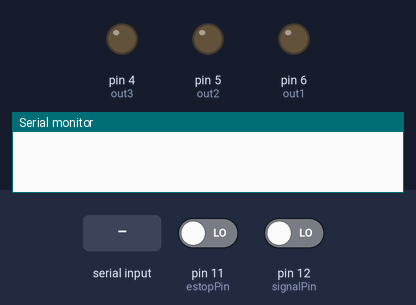
Bench run of a sketch on a simulated Arduino Uno, built with avr-gcc and run on an emulated ATmega328P. Parts: output pins drawn as LEDs (lit = HIGH), the last lines printed to the serial monitor. The inputs (shaded band) are chosen by the test bench; at power-on: pin 12 (signalPin) LOW, pin 11 (estopPin) LOW.

Above: at 1.2 s.
1.3 s: "90,45\n" received over Serial
2.8 s: pin 12 (signalPin) driven HIGH
At 3.2 s:
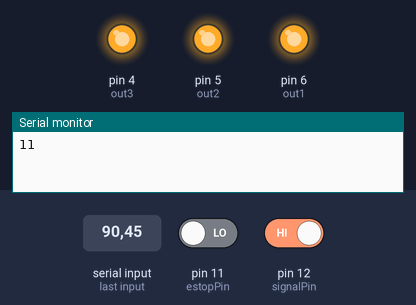
4.3 s: pin 12 (signalPin) driven LOW
At 5.6 s:
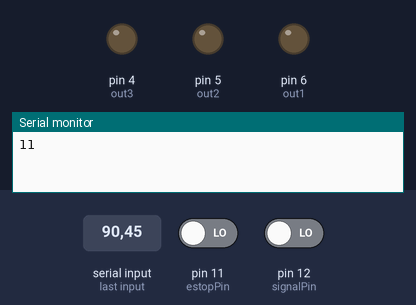
6.1 s: pin 11 (estopPin) driven HIGH and pin 12 (signalPin) driven HIGH
At 7.0 s:
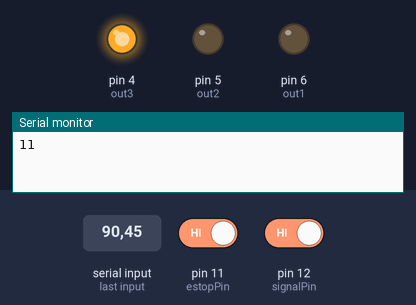
7.6 s: pin 11 (estopPin) driven LOW
At 8.0 s:
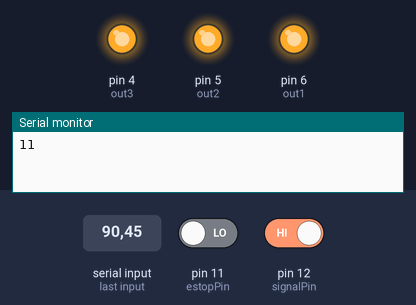
Timing chart, 0 to 10.1 s (numbered marks = the images above; inputs shaded):
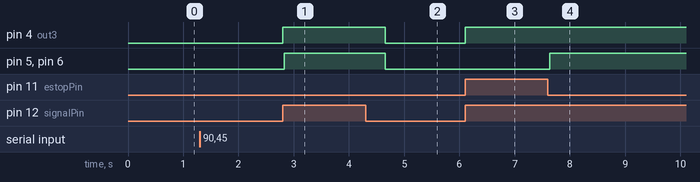

Measured:
- after the input at 2.8 s, pin 4 (out3), pin 5 (out2), pin 6 (out1): LOW → HIGH at once
- after the input at 4.3 s, pin 4 (out3), pin 5 (out2), pin 6 (out1): HIGH → LOW after 0.36 s
- after the input at 6.1 s, pin 4 (out3): LOW → HIGH at once
- after the input at 7.6 s, pin 5 (out2), pin 6 (out1): LOW → HIGH at once

The sketch:

Midbox_Code.ino
```cpp
// Initialise and declare variables
#define signalPin 12 // The toggle button is attached to this pin - PORTC
#define estopPin 11  // The emergency stop signal - PORTC
#define out1 6       //  - PORTD // TET
#define out2 5       // - PORTD // TET
#define out3 4       // - PORTD // CAM

int signalState = LOW; // Button state tracker, low if not pressed, high if pressed

// To be read from the userside arduino
unsigned long gate_time; // Length of gate trigger signal that you want (how long you want to acquire data for)

// Constant delays and buffers
int buffer_time = 500; // Length of add on to gate trigger to capture last frame --> add on 2 seconds
int cam_delay = 30.5; // experimentally determined delay

unsigned long time_now = 0; // Current time
int start_gate = -1; // Boolean to record whether this is the first start or not

unsigned long gate;

// Serial Check
char numarr[7]; // Stores the char version of the unsigned long gate_time

void setup() {

  // Set the pin modes
  pinMode(out1, OUTPUT); // Output to hardware (1,2 and 3)
  pinMode(out2, OUTPUT);
  pinMode(out3, OUTPUT);
  pinMode(signalPin, INPUT);  // Input from user side
  pinMode(estopPin, INPUT);  // Input from user side

  // All off
  PORTD = B00000000;

  // Serial start
  Serial.begin(9600);
}

void loop() {

  signalState = digitalRead(signalPin); // check button state

  if (signalState == HIGH) // if the signal is high
  {
    time_now = millis();
    while( millis() < (time_now + gate) )
    {
      PORTD = PORTD | B00010000;; // Start only output 3 (pin 4) --> where the camera is connected to

      if(millis()>(time_now + cam_delay))
      {
       PORTD = PORTD | B01110000; // Set all to outputs to on, using or logic to not affect the other outputs to produce a uniform square wave
      }

      if (digitalRead(estopPin) == 1)
       {
         break;
       }
    }

    signalState = digitalRead(signalPin); // check button state
    Serial.begin(9600);
  }

  if (signalState == LOW) // Keep the outputs off and listen for the Serial port
  {
       PORTD = B00000000; // All off
       while(Serial.available()) // While there is something being sent
       {
       int sigstate = digitalRead(signalPin); // check button state
       if(sigstate == HIGH)
       {
        Serial.end();
        break; // break the loop if the signal state is high
       }
       Serial.readBytes(numarr,6); // Read the serial data and store it
       Serial.write('1'); // Send this twice to terminate the other Arduino
       Serial.write('1'); // Send this twice to terminate the other Arduino
       gate_time = atoi(numarr);
       gate = gate_time + buffer_time + cam_delay; // total gate length, not editable
       Serial.end();
       }
  }

}
```
